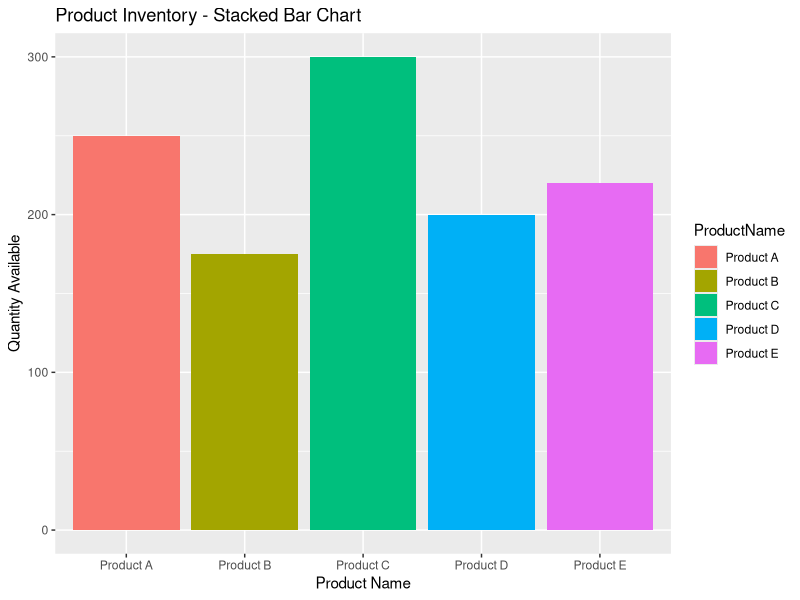
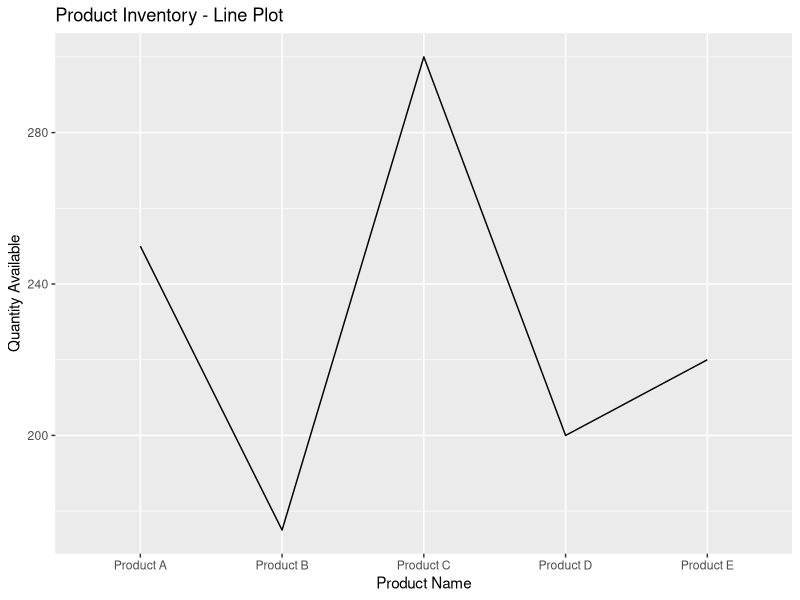
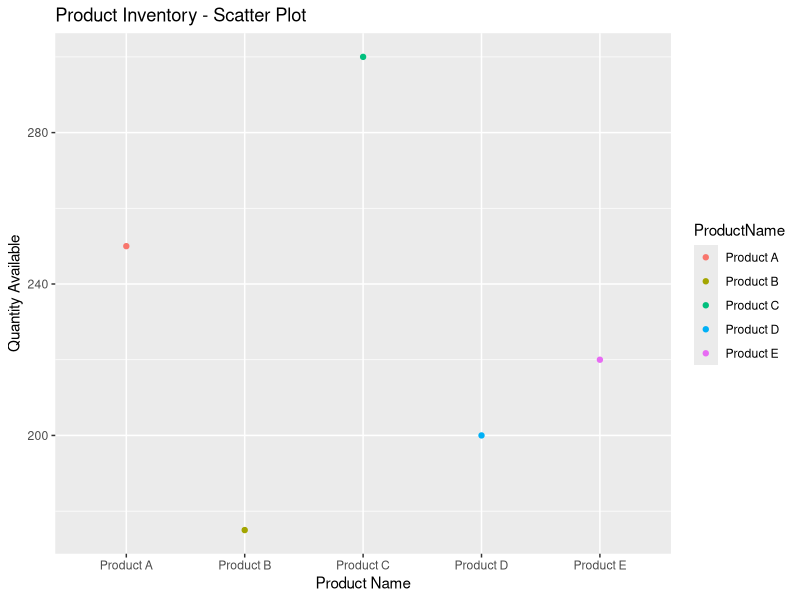

Recreate these plots in R, in order. (Note: this script raises an error after producing the figures.)
# Install and load ggplot2 package
if (!requireNamespace("ggplot2", quietly = TRUE)) {
  install.packages("ggplot2")
}
library(ggplot2)

# Create the data
inventory_data <- data.frame(
  ProductID = c(1, 2, 3, 4, 5),
  ProductName = c("Product A", "Product B", "Product C", "Product D", "Product E"),
  QuantityAvailable = c(250, 175, 300, 200, 220)
)

# Stacked Bar Chart
ggplot(inventory_data, aes(x = ProductName, y = QuantityAvailable, fill = ProductName)) +
  geom_bar(stat = "identity") +
  labs(title = "Product Inventory - Stacked Bar Chart", x = "Product Name", y = "Quantity Available")

# Line Plot
ggplot(inventory_data, aes(x = ProductName, y = QuantityAvailable, group = 1)) +
  geom_line() +
  labs(title = "Product Inventory - Line Plot", x = "Product Name", y = "Quantity Available")

# Scatter Plot
ggplot(inventory_data, aes(x = ProductName, y = QuantityAvailable, color = ProductName)) +
  geom_point() +
  labs(title = "Product Inventory - Scatter Plot", x = "Product Name", y = "Quantity Available")

# Pie Plot
ggplot(inventory_data, aes(x = "", y = QuantityAvailable, fill = ProductName)) +
  geom_bar(stat = "pie", width = 1) +
  coord_polar(theta = "y") +
  labs(title = "Product Inventory - Pie Plot", x = NULL, y = NULL)

# Histogram
ggplot(inventory_data, aes(x = QuantityAvailable, fill = ProductName)) +
  geom_histogram(binwidth = 20, position = "identity", alpha = 0.7) +
  labs(title = "Product Inventory - Histogram", x = "Quantity Available", y = "Frequency")